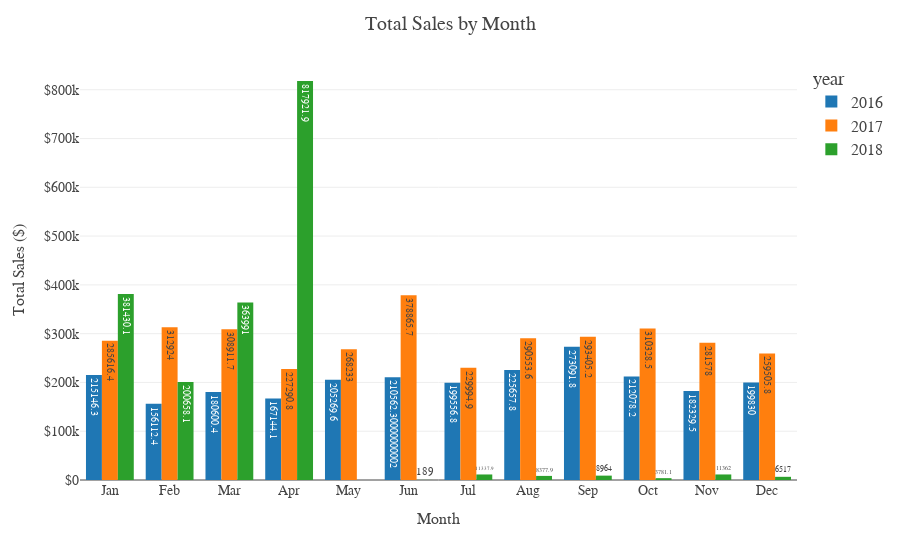

Source (notebook cell):
### Code cell
# # Create a Plotly bar chart depicting total sales by month
fig = px.bar(df_monthly,
             x='month',
             y='total_sales',
             color='year',
             template=plotly_template,
             barmode='group',
             text='total_sales')

fig.update_layout(
    title='Total Sales by Month',
    xaxis_title='Month',
    yaxis_title='Total Sales ($)',
    yaxis_tickprefix='$',
    font=dict(
        family='Arial',
        size=14,
    ),
    title_font=dict(size=20),             
    xaxis=dict(title_font=dict(size=16)), 
    yaxis=dict(title_font=dict(size=16)), 
    legend=dict(font=dict(size=16)),      
)

fig.show()

### Figure 1 — Plotly figure (JSON) as saved in the notebook; plotly's stock layout.template omitted (floating-point values rounded to 4 significant figures)
{"data": [{"alignmentgroup": "True", "hovertemplate": "year=2016<br>month=%{x}<br>total_sales=%{text}<extra></extra>", "legendgroup": "2016", "marker": {"color": "#1F77B4", "pattern": {"shape": ""}}, "name": "2016", "offsetgroup": "2016", "orientation": "v", "showlegend": true, "text": [215100.0, 156100.0, 180600.0, 167100.0, 205300.0, 210600.0, 199600.0, 225700.0, 273100.0, 212100.0, 182300.0, 199830], "textposition": "auto", "type": "bar", "x": ["Jan", "Feb", "Mar", "Apr", "May", "Jun", "Jul", "Aug", "Sep", "Oct", "Nov", "Dec"], "xaxis": "x", "y": [215100.0, 156100.0, 180600.0, 167100.0, 205300.0, 210600.0, 199600.0, 225700.0, 273100.0, 212100.0, 182300.0, 199830], "yaxis": "y"}, {"alignmentgroup": "True", "hovertemplate": "year=2017<br>month=%{x}<br>total_sales=%{text}<extra></extra>", "legendgroup": "2017", "marker": {"color": "#FF7F0E", "pattern": {"shape": ""}}, "name": "2017", "offsetgroup": "2017", "orientation": "v", "showlegend": true, "text": [285600.0, 312924, 308900.0, 227300.0, 268233, 378900.0, 230000.0, 290600.0, 293400.0, 310300.0, 281578, 259500.0], "textposition": "auto", "type": "bar", "x": ["Jan", "Feb", "Mar", "Apr", "May", "Jun", "Jul", "Aug", "Sep", "Oct", "Nov", "Dec"], "xaxis": "x", "y": [285600.0, 312924, 308900.0, 227300.0, 268233, 378900.0, 230000.0, 290600.0, 293400.0, 310300.0, 281578, 259500.0], "yaxis": "y"}, {"alignmentgroup": "True", "hovertemplate": "year=2018<br>month=%{x}<br>total_sales=%{text}<extra></extra>", "legendgroup": "2018", "marker": {"color": "#2CA02C", "pattern": {"shape": ""}}, "name": "2018", "offsetgroup": "2018", "orientation": "v", "showlegend": true, "text": [381400.0, 200700.0, 363991, 817900.0, 0, 189, 11340.0, 8378.0, 8964, 3781.0, 11362, 6517], "textposition": "auto", "type": "bar", "x": ["Jan", "Feb", "Mar", "Apr", "May", "Jun", "Jul", "Aug", "Sep", "Oct", "Nov", "Dec"], "xaxis": "x", "y": [381400.0, 200700.0, 363991, 817900.0, 0, 189, 11340.0, 8378.0, 8964, 3781.0, 11362, 6517], "yaxis": "y"}], "layout": {"barmode": "group", "font": {"family": "Arial", "size": 14}, "legend": {"font": {"size": 16}, "title": {"text": "year"}, "tracegroupgap": 0}, "margin": {"t": 60}, "title": {"font": {"size": 20}, "text": "Total Sales by Month"}, "xaxis": {"anchor": "y", "domain": [0, 1], "title": {"font": {"size": 16}, "text": "Month"}}, "yaxis": {"anchor": "x", "domain": [0, 1], "tickprefix": "$", "title": {"font": {"size": 16}, "text": "Total Sales ($)"}}}}
